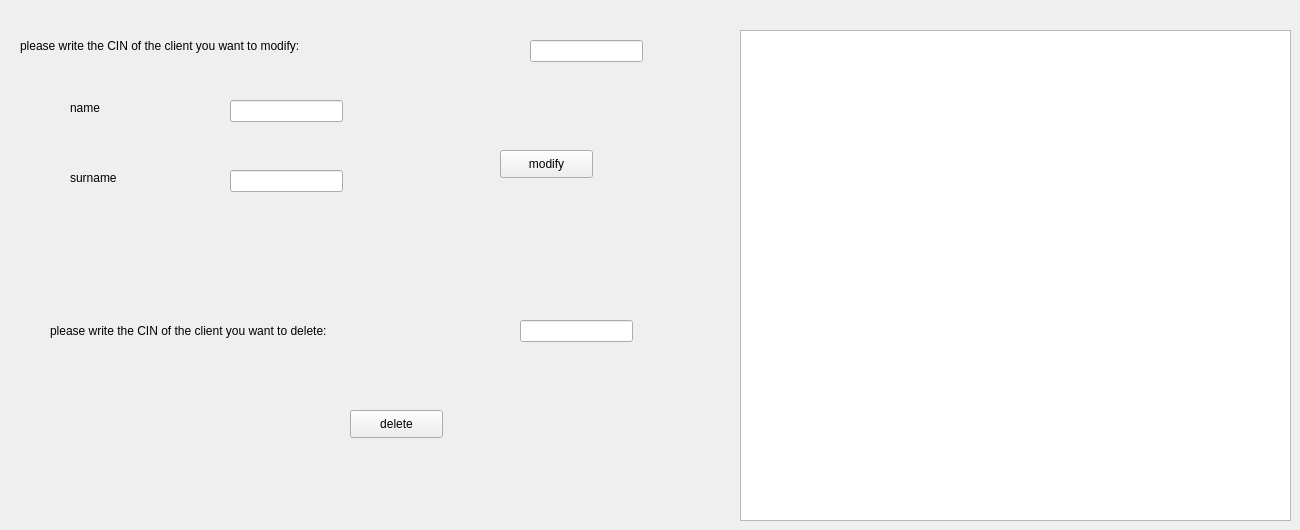
     <widget class="QWidget" name="tab_39">
      <attribute name="title">
       <string>delete/modify</string>
      </attribute>
      <widget class="QLabel" name="label_107">
       <property name="geometry">
        <rect>
         <x>20</x>
         <y>20</y>
         <width>501</width>
         <height>51</height>
        </rect>
       </property>
       <property name="text">
        <string>please write the CIN of the client you want to modify:</string>
       </property>
      </widget>
      <widget class="QTableView" name="table_client1">
       <property name="geometry">
        <rect>
         <x>740</x>
         <y>30</y>
         <width>551</width>
         <height>491</height>
        </rect>
       </property>
      </widget>
      <widget class="QLineEdit" name="cinclient_modif">
       <property name="geometry">
        <rect>
         <x>530</x>
         <y>40</y>
         <width>113</width>
         <height>22</height>
        </rect>
       </property>
      </widget>
      <widget class="QLineEdit" name="nameclient_modif">
       <property name="geometry">
        <rect>
         <x>230</x>
         <y>100</y>
         <width>113</width>
         <height>22</height>
        </rect>
       </property>
      </widget>
      <widget class="QLineEdit" name="surnameclient_modif">
       <property name="geometry">
        <rect>
         <x>230</x>
         <y>170</y>
         <width>113</width>
         <height>22</height>
        </rect>
       </property>
      </widget>
      <widget class="QPushButton" name="modif_client">
       <property name="geometry">
        <rect>
         <x>500</x>
         <y>150</y>
         <width>93</width>
         <height>28</height>
        </rect>
       </property>
       <property name="text">
        <string>modify</string>
       </property>
      </widget>
      <widget class="QLabel" name="label_108">
       <property name="geometry">
        <rect>
         <x>70</x>
         <y>100</y>
         <width>61</width>
         <height>16</height>
        </rect>
       </property>
       <property name="text">
        <string>name</string>
       </property>
      </widget>
      <widget class="QLabel" name="label_109">
       <property name="geometry">
        <rect>
         <x>70</x>
         <y>170</y>
         <width>111</width>
         <height>16</height>
        </rect>
       </property>
       <property name="text">
        <string>surname</string>
       </property>
      </widget>
      <widget class="QLabel" name="label_139">
       <property name="geometry">
        <rect>
         <x>50</x>
         <y>310</y>
         <width>441</width>
         <height>41</height>
        </rect>
       </property>
       <property name="text">
        <string>please write the CIN of the client you want to delete:</string>
       </property>
      </widget>
      <widget class="QLineEdit" name="cinclient_delete">
       <property name="geometry">
        <rect>
         <x>520</x>
         <y>320</y>
         <width>113</width>
         <height>22</height>
        </rect>
       </property>
      </widget>
      <widget class="QPushButton" name="delete_client">
       <property name="geometry">
        <rect>
         <x>350</x>
         <y>410</y>
         <width>93</width>
         <height>28</height>
        </rect>
       </property>
       <property name="text">
        <string>delete</string>
       </property>
      </widget>
     </widget>
